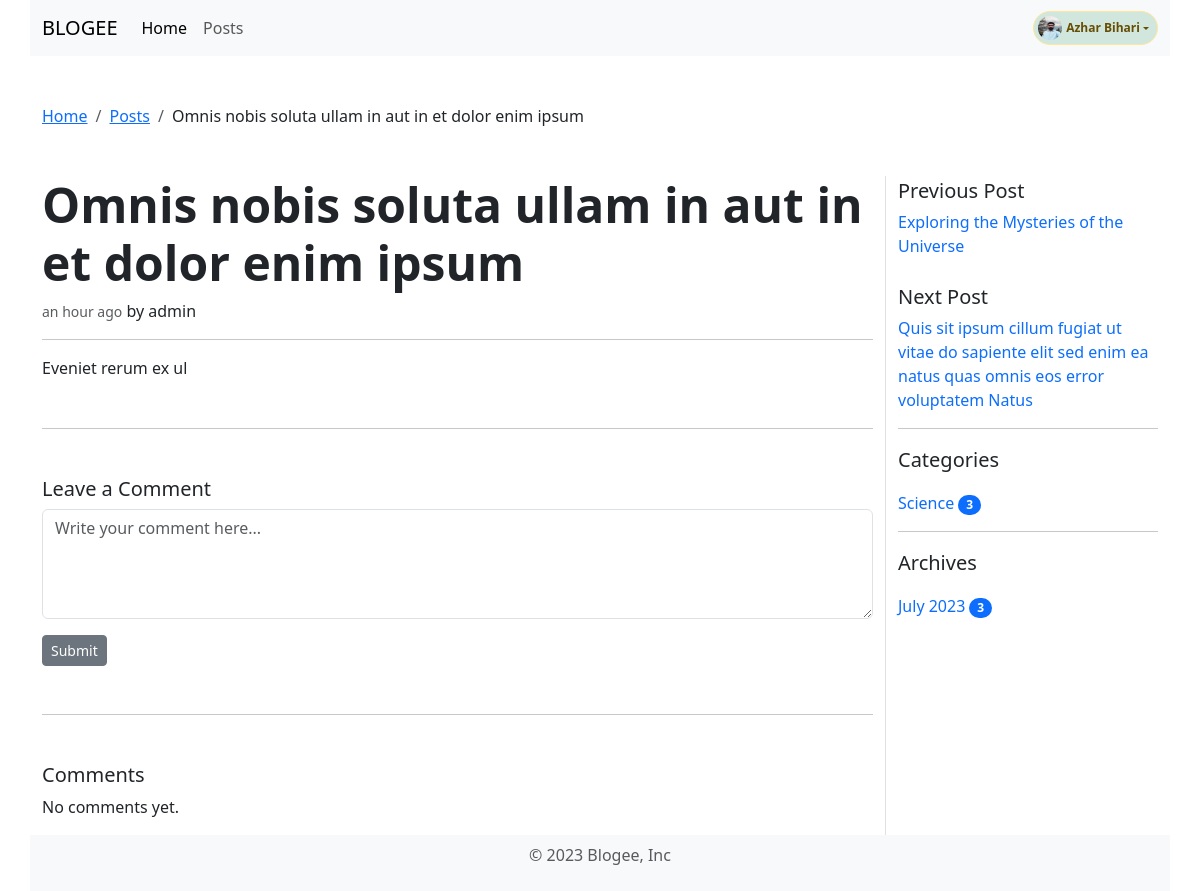
The page /posts/omnis-nobis-soluta-ullam-in-aut-in-et-dolor-enim-ipsum/ (signed in) on the database its author committed.
### accounts/models.py (models this page shows)
class Account(AbstractUser):
    bio = models.TextField(blank=True, null=True)
    avatar = models.ImageField(
        upload_to='avatars/',
        blank=True,
        null=True,
        default='avatars/default_avatar.png'
    )
    SEX_CHOICES = (
        ('M', 'Male'),
        ('F', 'Female'),
        ('O', 'Other'),
    )
    date_of_birth = models.DateField(null=True, blank=True)
    sex = models.CharField(
        max_length=1, choices=SEX_CHOICES, blank=True, null=True)

### posts/models.py (models this page shows, shortened)
class Post(models.Model):
    title = models.CharField(max_length=200)
    slug = models.SlugField(unique=True, max_length=200)
    excerpt = models.TextField()
    content = models.TextField()
    featured_image = models.ImageField(
        upload_to='featured_images/', blank=True, null=True, default='featured_images/default_featured_image.jpg')
    author = models.ForeignKey(User, on_delete=models.CASCADE)
    categories = models.ManyToManyField(Category)
    created_at = models.DateTimeField(auto_now_add=True)
    updated_at = models.DateTimeField(auto_now=True)
    status = models.CharField(
        max_length=20,
        choices=(
                ('publish', 'Publish'),
                ('draft', 'Draft'),
                ('private', 'Private'),
        ),
        default='draft',
    )
    class Meta:
        ordering = ['-created_at']

class Category(models.Model):
    name = models.CharField(max_length=100)
    slug = models.SlugField(unique=True, max_length=100)

### posts/views.py (the view, shortened to what this page needs)
# urls.py: path("<slug:slug>/", PostDetailView.as_view(), name="post-detail"),
class PostDetailView(FormMixin, DetailView):
    model = Post
    form_class = CommentForm
    def get_context_data(self, **kwargs):
        context = super().get_context_data(**kwargs)
        context['form'] = self.get_form()
        context['category_list'] = Category.objects.all()
        context['archive_list'] = Post.objects.annotate(
            year=TruncYear('created_at'),
            month=TruncMonth('created_at')).values('year', 'month').annotate(count=Count('id')).order_by('-year', '-month')
        context['next_post'] = Post.objects.filter(
            created_at__gt=self.get_object().created_at).order_by('created_at').first()
        context['previous_post'] = Post.objects.filter(
            created_at__lt=self.get_object().created_at).order_by('-created_at').first()
        return context

### posts/forms.py
class CommentForm(forms.ModelForm):
    class Meta:
        model = Comment
        fields = ['content']

### posts/templates/posts/post_detail.html (shortened to what this page needs)
{% extends "base.html" %}
{% load humanize %}
{% block head %}
<nav aria-label="breadcrumb" class="my-5">
    <ol class="breadcrumb">
        <li class="breadcrumb-item"><a href="{% url 'home' %}">Home</a></li>
        <li class="breadcrumb-item"><a href="{% url 'post-list' %}">Posts</a></li>
        <li class="breadcrumb-item">{{ post.title }}</li>
    </ol>
</nav>
{% endblock %}
{% block content %}
<h5 class="display-5 fw-bold">{{ post.title }}</h5>
<p><small class="text-body-secondary">{{ post.created_at | naturaltime}}</small> by {{ post.author }}</p>
<hr class="">
<div class="">
    {{ post.content | safe }}
</div>
<hr class="my-5">
<div class="">
    <h6 class="lead">Leave a Comment</h6>
    <form method="post" action="{% url 'comment-add' slug=post.slug %}">
        <div class="mb-3">
            <textarea name="content" id="id_content" class="form-control" rows="4"
                placeholder="Write your comment here..." required></textarea>
        </div>
        <button type="submit" class="btn btn-secondary btn-sm">Submit</button>
    </form>
</div>
<hr class="my-5">
<div class="">
    <h6 class="lead">Comments</h6>
    <div class="row row-cols-1 row-cols-md-2 g-1">
        {% for comment in post.comment_set.all %}
        <div class="col-sm">
            <div class="card">
                <div class="card-body">
                    <div class="hstack">
                        <div>
                            <strong>{{ comment.user.get_full_name }}</strong> ·
                            <small>{{ comment.created_at |naturaltime}}</small>
                        </div>
                        {% if request.user.is_authenticated and request.user == comment.user %}
                        <div class="ms-auto">
                            <a class="link-warning text-decoration-none" href="{% url 'comment-edit' pk=comment.pk %}"
                                role="button">Edit</a>
                            <a class="link-danger text-decoration-none" href="{% url 'comment-delete' pk=comment.pk %}"
                                role="button">Delete</a>
                        </div>
                        {% endif %}
                    </div>
                    <p class="card-text">{{ comment.content }}</p>
                </div>
            </div>
        </div>
        {% empty %}
        <p>No comments yet.</p>
        {% endfor %}
    </div>
</div>
{% endblock %}
{% block sidebar %}
{% if previous_post %}
<div class="">
    <p class="lead mb-1">Previous Post</p>
    <a href="{% url 'post-detail' slug=previous_post.slug %}" class="text-decoration-none"> {{ previous_post.title}}</a>
</div>
{% endif %}
{% if next_post %}
<div class="mt-4">
    <p class="lead mb-1">Next Post</p>
    <a href="{% url 'post-detail' slug=next_post.slug %}" class="text-decoration-none">{{ next_post.title }}</a>
</div>
{% endif %}
<hr>
<p class="lead">Categories</p>
<ul class="list-inline">
    {% for category in category_list %}
    <li class="list-inline-item">
        <a href="{% url 'category-detail' slug=category.slug %}" class="link-primary text-decoration-none">
            {{ category.name }}
        </a>
        <span class="badge bg-primary rounded-pill">{{ category.post_set.count }}</span>
    </li>
    {% endfor %}
</ul>
<hr>
<p class="lead">Archives</p>
<ul class="list-inline">
    {% for archive in archive_list %}
    <li class="list-inline-item">
        <a href="{% url 'post-month-archive' year=archive.year|date:'Y' month=archive.month|date:'b' %}"
            class="link-primary text-decoration-none">
            {{ archive.month|date:"F Y" }}
        </a> <span class="badge bg-primary rounded-pill">{{ archive.count }}</span>
    </li>
    {% endfor %}
</ul>
{% endblock %}

### templates/components/header.html (shortened to what this page needs)
<header>
    <nav class="container navbar navbar-expand-lg bg-body-tertiary">
        <div class="container">
            <a class="navbar-brand ms-2 ms-sm-0" aria-current="page" to="/">BLOGEE</a>
            <div class="offcanvas offcanvas-start" tabindex="-1" id="navbarOffcanvasLg"
                aria-labelledby="navbarOffcanvasLgLabel">
                <div class="offcanvas-body">
                    <ul class="navbar-nav justify-content-start flex-grow-1 pe-3">
                        <li class="nav-item">
                            <a class="nav-link active" aria-current="page" href="{% url 'home' %}">Home</a>
                        </li>
                        <li class="nav-item">
                            <a class="nav-link" href="{% url 'post-list' %}">Posts</a>
                        </li>
                    </ul>
                </div>
            </div>
            {% if user.is_authenticated %}
            <div class="dropdown ms-auto">
                <a href="#" data-bs-toggle="dropdown" aria-expanded="false"
                    class="text-decoration-none dropdown-toggle badge d-flex align-items-center p-1 pe-2 text-warning-emphasis bg-success-subtle border border-warning-subtle rounded-pill">
                    <img src="{{ user.avatar.url }}" alt="" width="24" height="24" class="rounded-circle me-1">
                    {{ user.get_full_name|default:user.username }}
                </a>
            </div>
            {% else %}
            <div class="ms-auto">
                <a class="btn btn-primary btn-sm me-1" href="{% url 'login' %}">Login</a>
                <a class="btn btn-outline-secondary btn-sm" href="{% url 'register' %}">Register
                </a>
            </div>
            {% endif %}
        </div>
    </nav>
</header>

### rows shown on the page
Account: avatar (placeholder picture), get_full_name "Azhar Bihari"
Post: title "Omnis nobis soluta ullam in aut in et dolor enim ipsum", created_at "an hour ago", author "admin", content "Eveniet rerum ex ul"
Post: title "Exploring the Mysteries of the Universe"
Post: title "Quis sit ipsum cillum fugiat ut vitae do sapiente elit sed enim ea natus quas omnis eos error voluptatem Natus"
Category: name "Science", post_set.count "3"

### other values the page prints
{{ archive.month|date:"F Y" }} "July 2023"
{{ archive.count }} "3"
